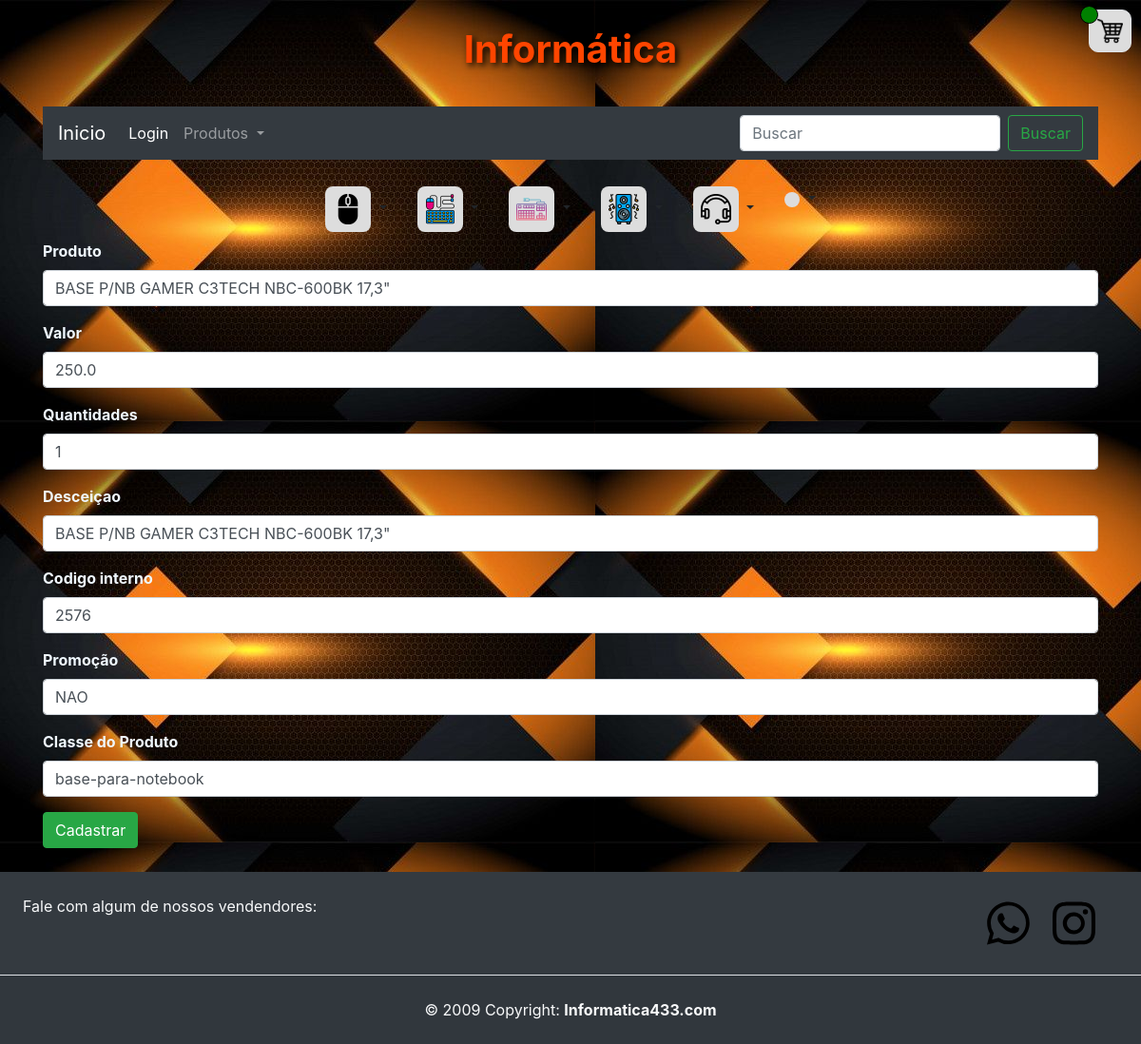
/editar_produto/244 (signed in), run on an earlier commit of the app's database.
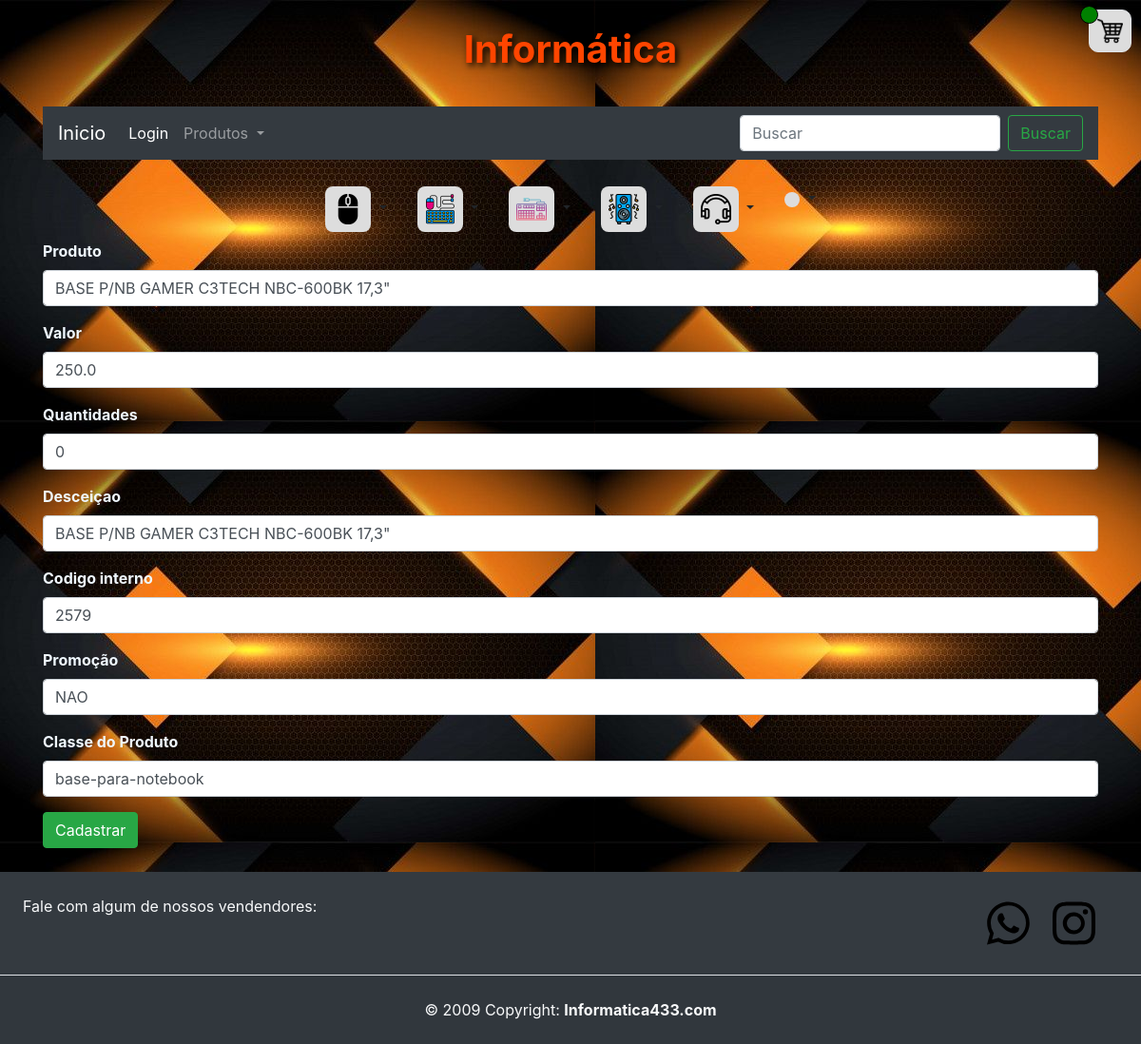
And on a later commit of the database.
### aulaGit/models.py (models this page shows)
class Produtos(models.Model):
    id = models.AutoField(primary_key=True)
    produto =  models.TextField(max_length=255)
    valor = models.FloatField()
    descricao = models.TextField(max_length=350)
    link_img = models.TextField(max_length=255)
    quantidades = models.IntegerField()
    classe =  models.TextField(max_length=255)
    codigo_interno = models.IntegerField()
    promocao = models.TextField(max_length=3)
    class Meta:
        ordering = ['classe','valor']

### aulaGit/views.py (the view)
# urls.py: path('editar_produto/<int:id>',views.editar_produto,name="editar_produto"),
@login_required(login_url='pagina_de_login')
def editar_produto(request,id):
    produto = Produtos.objects.get(id=id)
    return render(request,'pg_produtos/editar_produto.html',{"produto":produto,"id":id})

### aulaGit/templates/pg_produtos/editar_produto.html (shortened to what this page needs)
{% extends 'home.html' %}
{% block content %}
<div class="container">
    <form action="{% url 'editado_sucesso' %}" method="POST">
        <div class="mb-3">
            <label for="formText" class="form-label color-label label_text_imput">Produto</label>
            <input class="form-control" type="text" id="formFile" name="produto" required value="{{produto.produto}}">
        </div>
        <div class="mb-3">
            <label for="formText" class="form-label color-label label_text_imput">Valor</label>
            <input class="form-control" type="text" id="formFile" name="valor" required value="{{produto.valor}}">
        </div>
        <div class="mb-3">
            <label for="formText" class="form-label color-label label_text_imput">Quantidades</label>
            <input class="form-control" type="text" id="formFile" name="quantidade" required
                value="{{produto.quantidades}}">
        </div>
        <div class="mb-3">
            <label for="formText" class="form-label color-label label_text_imput">Desceiçao</label>
            <input class="form-control" type="text" id="formFile" name="descricao" required
                value="{{produto.descricao}}">
        </div>
        <div class="mb-3">
            <label for="formText" class="form-label color-label label_text_imput">Codigo interno</label>
            <input class="form-control" type="text" id="formFile" name="codigo_interno" required
                value="{{produto.codigo_interno}}">
        </div>
        <div class="mb-3">
            <label for="formText" class="form-label color-label label_text_imput">Promoção</label>
            <select class="form-control" id="formFile" name="promocao" required>
                <option selected value="{{produto.promocao}}">{{produto.promocao}}</option>
            </select>
        </div>
        <div class="mb-3">
            <label for="formText" class="form-label color-label label_text_imput">Classe do Produto</label>
            <select class="form-control" name="classe">
                <option value="{{produto.classe}}" selected>{{produto.classe}}</option>
            </select>
        </div>
        <button type="submit" class="btn btn-success">Cadastrar</button>
    </form>
</div>
{% endblock %}

### aulaGit/templates/home.html (shortened to what this page needs)
{% load static %}
<!DOCTYPE html>
<html lang="pt-br">
<head>
  <link rel="stylesheet" href="../static/svg">
  <link href="https://cdn.jsdelivr.net/npm/bootstrap@5.3.0/dist/css/bootstrap.min.css" rel="stylesheet"
>
  <link rel="stylesheet" href="https://cdn.jsdelivr.net/npm/bootstrap@4.0.0/dist/css/bootstrap.min.css"
>
  <link rel="stylesheet" href="{% static 'css/styler.css' %}">
  <link rel="stylesheet" href="{% static 'css/carro.css' %}">
</head>
<body class="bg-body">
  <header class="container d-flex flex-column my-3" style="height: 80px;">
    <h1 class="font-weight-bold h1" style="color: orangered; text-shadow:3px 3px 7px#000;">Informática</h1>
    <a href="/carrinho" class="car border ml-auto p-2"><img class="w-100" src="../static/img/carrinho.png" alt=""><span
        id="carro" class="qt"></span></a>
  </header>
  <div class="container" style="margin-bottom: 20px;">
    <nav class="navbar navbar-expand-lg navbar-dark bg-dark">
      <a class="navbar-brand" href="/">Inicio</a>
      <div class="collapse navbar-collapse" id="navbarSupportedContent">
        <ul class="navbar-nav mr-auto">
          <li class="nav-item active">
            <a class="nav-link" href="/pagina_de_login">Login<span class="sr-only">(current)</span></a>
          </li>
          <li class="nav-item dropdown">
            <a class="nav-link dropdown-toggle" href="#" id="navbarDropdown" role="button" data-toggle="dropdown"
              aria-haspopup="true" aria-expanded="false">
              Produtos
            </a>
          </li>
        </ul>
        <form class="form-inline my-2 my-lg-0" method="POST" action="{% url 'busca' %}">
          <input name="busca" class="form-control mr-sm-2" type="search" placeholder="Buscar" aria-label="Search">
          <button class="btn btn-outline-success my-2 my-sm-0" type="submit">Buscar</button>
        </form>
      </div>
    </nav>
  </div>
  <div class="container-fluid menu_img">
    <div class="dropdown">
      <a class="nav-link dropdown-toggle" href="#" id="navbarDropdown" data-toggle="dropdown"
        aria-haspopup="true" aria-expanded="false">
        <img class="img_menu" src="../static/img/menu/mouses.png" alt="">
      </a>
    </div>
    <div class="dropdown">
      <a class="nav-link dropdown-toggle" href="#" id="navbarDropdown" role="button" data-toggle="dropdown"
        aria-haspopup="true" aria-expanded="false">
        <img class="img_menu" src="../static/img/menu/teclado-e-mouse.png" alt="">
      </a>
    </div>
    <div class="dropdown">
      <a class="nav-link dropdown-toggle" href="#" id="navbarDropdown" role="button" data-toggle="dropdown"
        aria-haspopup="true" aria-expanded="false">
        <img class="img_menu" src="../static/img/menu/teclado.png" alt="">
      </a>
    </div>
    <div class="dropdown">
      <a class="nav-link dropdown-toggle" href="#" id="navbarDropdown" role="button" data-toggle="dropdown"
        aria-haspopup="true" aria-expanded="false">
        <img class="img_menu" src="../static/img/menu/caixas-de-som.png" alt="">
      </a>
    </div>
    <div class="dropdown">
      <a class="nav-link dropdown-toggle" href="#" id="navbarDropdown" role="button" data-toggle="dropdown"
        aria-haspopup="true" aria-expanded="false">
        <img class="img_menu" src="../static/img/menu/headset.png" alt="">
      </a>
    </div>
    <div class="dropdown">
      <a class="nav-link dropdown-toggle" href="#" id="navbarDropdown" role="button" data-toggle="dropdown"
        aria-haspopup="true" aria-expanded="false">
        <img class="img_menu" src="../static/img/menu/cadeira.png" alt="">
      </a>
    </div>
  </div>
  {% block content %}{% endblock %}
  <footer class="text-center text-lg-start bg-dark text-light" style="margin-top: 25px;">
    <section class="d-flex justify-content-center justify-content-lg-between p-4 border-bottom">
      <div class="me-5 d-none d-lg-block">
        <span>Fale com algum de nossos vendendores:</span>
      </div>
      <div class="d-flex">
        <a id="link_zap" href="" class="me-4 text-reset">
          <img class="" style="height: 60px; width: 45px;" src="../static/svg/whatsapp.svg" alt="">
        </a>
        <a href="https://instagram.com/novatekitz?igshid=MzRlODBiNWFlZA==" target="_blank" class="me-4 text-reset">
          <img class="" style="height: 60px; width: 45px;" src="../static/svg/instagram.svg" alt="">
        </a>
      </div>
    </section>
    <div class="text-center p-4" style="background-color: rgba(0, 0, 0, 0.05);">
      © 2009 Copyright:
      <a class="text-reset fw-bold" href="#">Informatica433.com</a>
    </div>
  </footer>
</body>
</html>

### static/css/styler.css (style rules this page uses)
.bg-body { background-image: url('../img/bg/bg.jpg') ; }
header { display:flex ; align-items:center; justify-content: center; }
.menu_img { display: flex; justify-content: center; flex-wrap: wrap; }
.img_menu { background: #ddd; height: 48px; width: auto; padding: 8px; border-radius: 8px; }
.form-label { font-weight: bold; }
.car { background-color: #ddd; width: 45px; transition:linear 1s; border-radius: 10px; position: fixed; right: 10px; top: 10px; z-index: 1; }
.qt { text-align: center; background-color: green; position: absolute; top: -5px; left: -10px; border: 1px solid; border-radius: 50px; color: #000; width: 19px; height: 19px; font-size: 12px; font-weight: bolder; }
.color-label { color: aliceblue; }

### static/css/carro.css (style rules this page uses)
label { color: white; }

What changed in the data, as far as the page shows it:
changed Produtos "BASE P/NB GAMER C3TECH NBC-600BK 17,3\"": quantidade "1" → "0"; codigo_interno "2576" → "2579"
